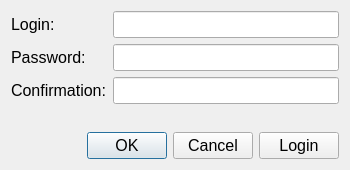
<?xml version="1.0" encoding="UTF-8"?>
<ui version="4.0">
 <class>Reg_form</class>
 <widget class="QWidget" name="Reg_form">
  <property name="geometry">
   <rect>
    <x>0</x>
    <y>0</y>
    <width>350</width>
    <height>170</height>
   </rect>
  </property>
  <property name="minimumSize">
   <size>
    <width>350</width>
    <height>170</height>
   </size>
  </property>
  <property name="maximumSize">
   <size>
    <width>350</width>
    <height>170</height>
   </size>
  </property>
  <property name="font">
   <font>
    <pointsize>12</pointsize>
   </font>
  </property>
  <property name="windowTitle">
   <string>Form</string>
  </property>
  <layout class="QVBoxLayout" name="verticalLayout_4">
   <item>
    <layout class="QVBoxLayout" name="verticalLayout_3">
     <item>
      <layout class="QHBoxLayout" name="horizontalLayout">
       <item>
        <layout class="QVBoxLayout" name="verticalLayout_2">
         <item>
          <widget class="QLabel" name="label">
           <property name="font">
            <font>
             <pointsize>12</pointsize>
            </font>
           </property>
           <property name="text">
            <string>Login:</string>
           </property>
          </widget>
         </item>
         <item>
          <widget class="QLabel" name="label_2">
           <property name="font">
            <font>
             <pointsize>12</pointsize>
            </font>
           </property>
           <property name="text">
            <string>Password:</string>
           </property>
          </widget>
         </item>
         <item>
          <widget class="QLabel" name="label_3">
           <property name="font">
            <font>
             <pointsize>12</pointsize>
            </font>
           </property>
           <property name="text">
            <string>Сonfirmation:</string>
           </property>
          </widget>
         </item>
        </layout>
       </item>
       <item>
        <layout class="QVBoxLayout" name="verticalLayout">
         <item>
          <widget class="QLineEdit" name="lineEdit_login">
           <property name="font">
            <font>
             <pointsize>12</pointsize>
            </font>
           </property>
          </widget>
         </item>
         <item>
          <widget class="QLineEdit" name="lineEdit_password">
           <property name="font">
            <font>
             <pointsize>12</pointsize>
            </font>
           </property>
           <property name="echoMode">
            <enum>QLineEdit::Password</enum>
           </property>
          </widget>
         </item>
         <item>
          <widget class="QLineEdit" name="lineEdit_confirmation">
           <property name="font">
            <font>
             <pointsize>12</pointsize>
            </font>
           </property>
           <property name="echoMode">
            <enum>QLineEdit::Password</enum>
           </property>
          </widget>
         </item>
        </layout>
       </item>
      </layout>
     </item>
     <item>
      <spacer name="verticalSpacer">
       <property name="orientation">
        <enum>Qt::Vertical</enum>
       </property>
       <property name="sizeHint" stdset="0">
        <size>
         <width>20</width>
         <height>40</height>
        </size>
       </property>
      </spacer>
     </item>
     <item>
      <layout class="QHBoxLayout" name="horizontalLayout_2">
       <item>
        <widget class="QDialogButtonBox" name="buttonBox">
         <property name="font">
          <font>
           <pointsize>12</pointsize>
          </font>
         </property>
         <property name="standardButtons">
          <set>QDialogButtonBox::Cancel|QDialogButtonBox::Ok</set>
         </property>
        </widget>
       </item>
       <item>
        <widget class="QPushButton" name="loginButton">
         <property name="font">
          <font>
           <pointsize>12</pointsize>
          </font>
         </property>
         <property name="text">
          <string>Login</string>
         </property>
        </widget>
       </item>
      </layout>
     </item>
    </layout>
   </item>
  </layout>
 </widget>
 <resources/>
 <connections/>
</ui>
